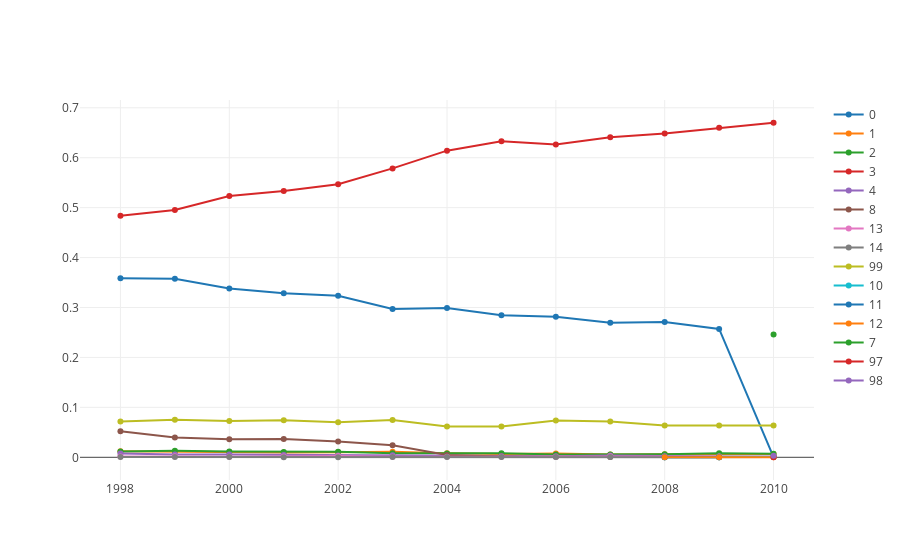

The notebook cell saved with this chart:
### Code cell
iplot_data = []

# plot = Scatter(x=data_grp_year_count.year, y=data_grp_year_count.caseid, \
#                mode='lines', name=str('# of accidents'))
# iplot_data.append(plot)

for restraint_type in (data_grp_restraint.restraint.unique()):
    new_data = data_grp_restraint[data_grp_restraint.restraint == restraint_type].reset_index() 
    plot = Scatter(x=new_data.year, y=new_data.caseid, mode='lines+markers', name=str(restraint_type))
    iplot_data.append(plot)
iplot(iplot_data)

### Figure 1 — Plotly figure (JSON) as saved in the notebook; plotly's stock layout.template omitted (floating-point values rounded to 4 significant figures)
{"data": [{"mode": "lines+markers", "name": "0", "type": "scatter", "x": [1998, 1999, 2000, 2001, 2002, 2003, 2004, 2005, 2006, 2007, 2008, 2009, 2010], "y": [0.3584, 0.3574, 0.3382, 0.3285, 0.3237, 0.2972, 0.2988, 0.2847, 0.2816, 0.2693, 0.2708, 0.2571, 0.0003761]}, {"mode": "lines+markers", "name": "1", "type": "scatter", "x": [1998, 1999, 2000, 2001, 2002, 2003, 2004, 2005, 2006, 2007, 2008, 2009, 2010], "y": [0.01229, 0.01103, 0.01047, 0.009685, 0.01004, 0.01087, 0.007976, 0.006574, 0.007385, 0.005756, 0.006108, 0.006505, 0.006645]}, {"mode": "lines+markers", "name": "2", "type": "scatter", "x": [1998, 1999, 2000, 2001, 2002, 2003, 2004, 2005, 2006, 2007, 2008, 2009, 2010], "y": [0.01176, 0.01288, 0.01179, 0.01085, 0.0111, 0.008334, 0.007817, 0.007905, 0.005839, 0.005665, 0.005901, 0.008103, 0.007146]}, {"mode": "lines+markers", "name": "3", "type": "scatter", "x": [1998, 1999, 2000, 2001, 2002, 2003, 2004, 2005, 2006, 2007, 2008, 2009, 2010], "y": [0.4837, 0.4952, 0.5234, 0.5334, 0.5469, 0.5786, 0.6141, 0.6332, 0.6264, 0.6409, 0.6484, 0.6598, 0.67]}, {"mode": "lines+markers", "name": "4", "type": "scatter", "x": [1998, 1999, 2000, 2001, 2002, 2003, 2004, 2005, 2006, 2007, 2008, 2009, 2010], "y": [0.00771, 0.0054, 0.005506, 0.004804, 0.003801, 0.004207, 0.00343, 0.002746, 0.002061, 0.003563, 0.002174, 0.001826, 0.001755]}, {"mode": "lines+markers", "name": "8", "type": "scatter", "x": [1998, 1999, 2000, 2001, 2002, 2003, 2004, 2005, 2006, 2007, 2008, 2009, 2010], "y": [0.05229, 0.03981, 0.03622, 0.03688, 0.03178, 0.02421, 0.004547, 0.001581, 0.0008587, 0.0004568, 0.001035, 0.0006848, 0.0005015]}, {"mode": "lines+markers", "name": "13", "type": "scatter", "x": [1998, 1999, 2000, 2001, 2002, 2003, 2004, 2005, 2006, 2007, 2008, 2009], "y": [0.001832, 0.002237, 0.001318, 0.00155, 0.002357, 0.00127, 0.001196, 0.001082, 0.001202, 0.002193, 0.001242, 0.001484]}, {"mode": "lines+markers", "name": "14", "type": "scatter", "x": [1998, 1999, 2000, 2001, 2002, 2003, 2004, 2005, 2006, 2007, 2008, 2009], "y": [0.0005344, 0.00054, 0.0004653, 0.0003099, 0.0002281, 0.000635, 0.0004786, 0.0004993, 0.0006869, 0.0004568, 0.0002071, 0.0002283]}, {"mode": "lines+markers", "name": "99", "type": "scatter", "x": [1998, 1999, 2000, 2001, 2002, 2003, 2004, 2005, 2006, 2007, 2008, 2009, 2010], "y": [0.07145, 0.07545, 0.07266, 0.07399, 0.0701, 0.07461, 0.06166, 0.06175, 0.07393, 0.07172, 0.06367, 0.0638, 0.06344]}, {"mode": "lines+markers", "name": "10", "type": "scatter", "x": [2008, 2009, 2010], "y": [0.0002071, 0.0002283, 0.0005015]}, {"mode": "lines+markers", "name": "11", "type": "scatter", "x": [2008, 2009], "y": [0.0001035, 0.0001141]}, {"mode": "lines+markers", "name": "12", "type": "scatter", "x": [2008, 2009, 2010], "y": [0.0001035, 0.0001141, 0.0002508]}, {"mode": "lines+markers", "name": "7", "type": "scatter", "x": [2010], "y": [0.246]}, {"mode": "lines+markers", "name": "97", "type": "scatter", "x": [2010], "y": [0.0001254]}, {"mode": "lines+markers", "name": "98", "type": "scatter", "x": [2010], "y": [0.00326]}], "layout": {}}
